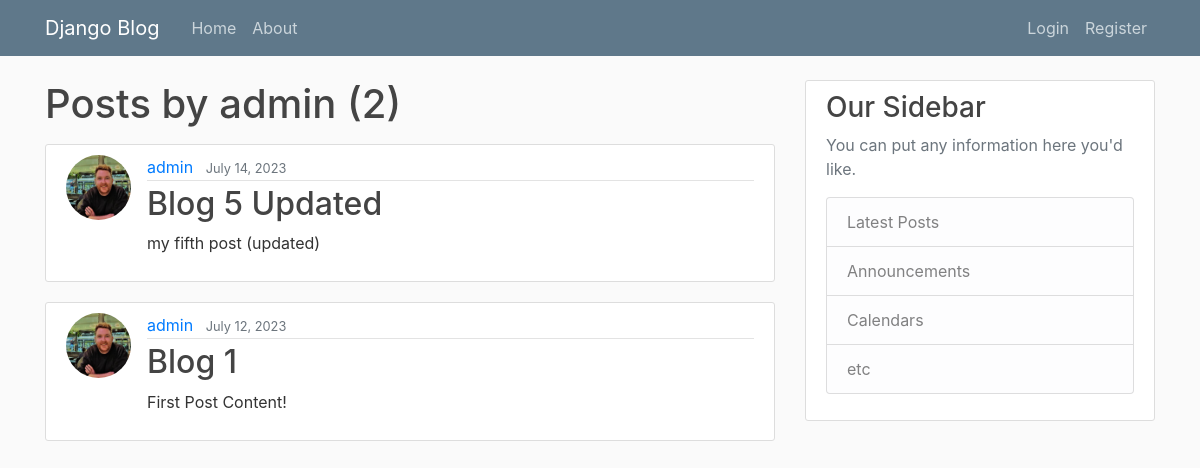
/user/admin, run on an earlier commit of the app's database.
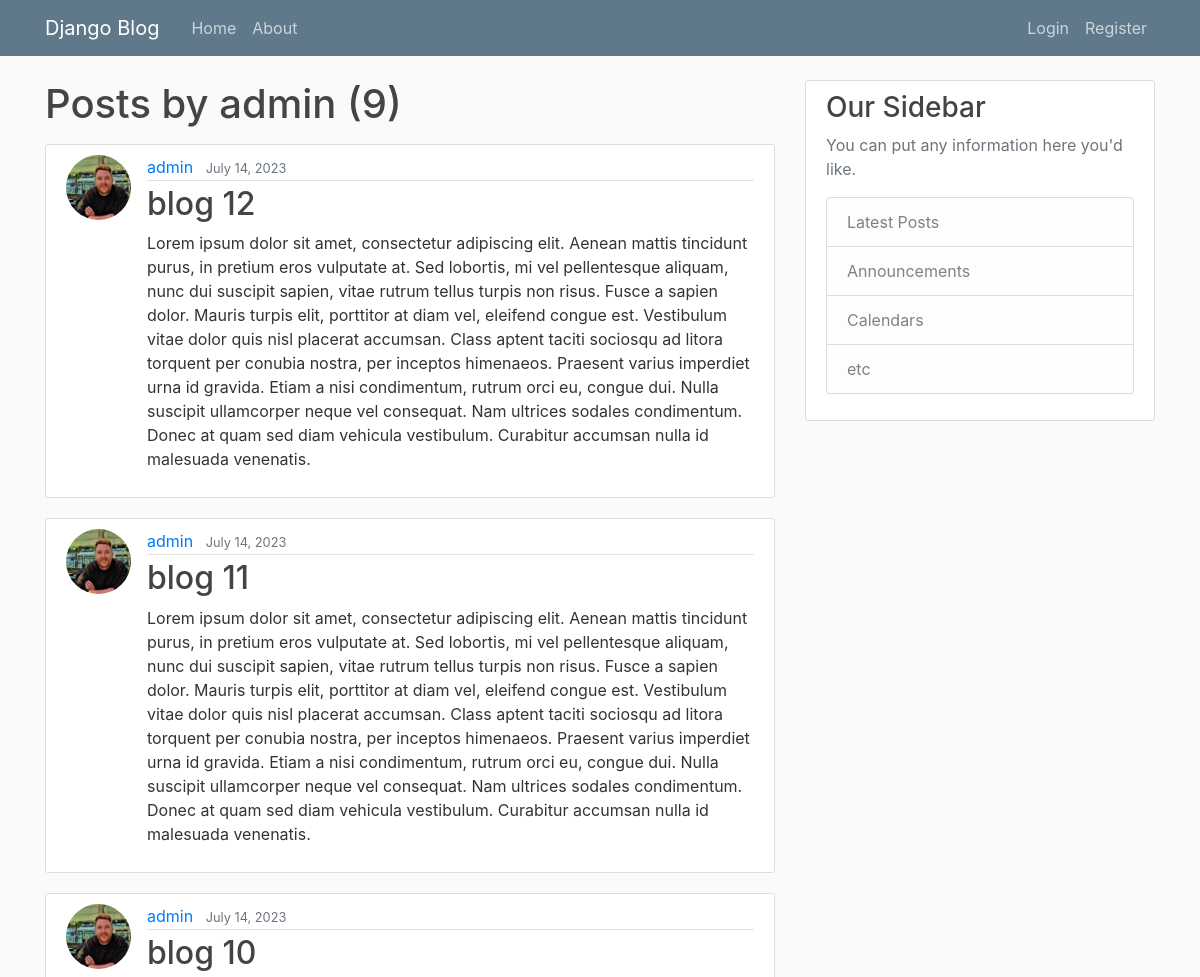
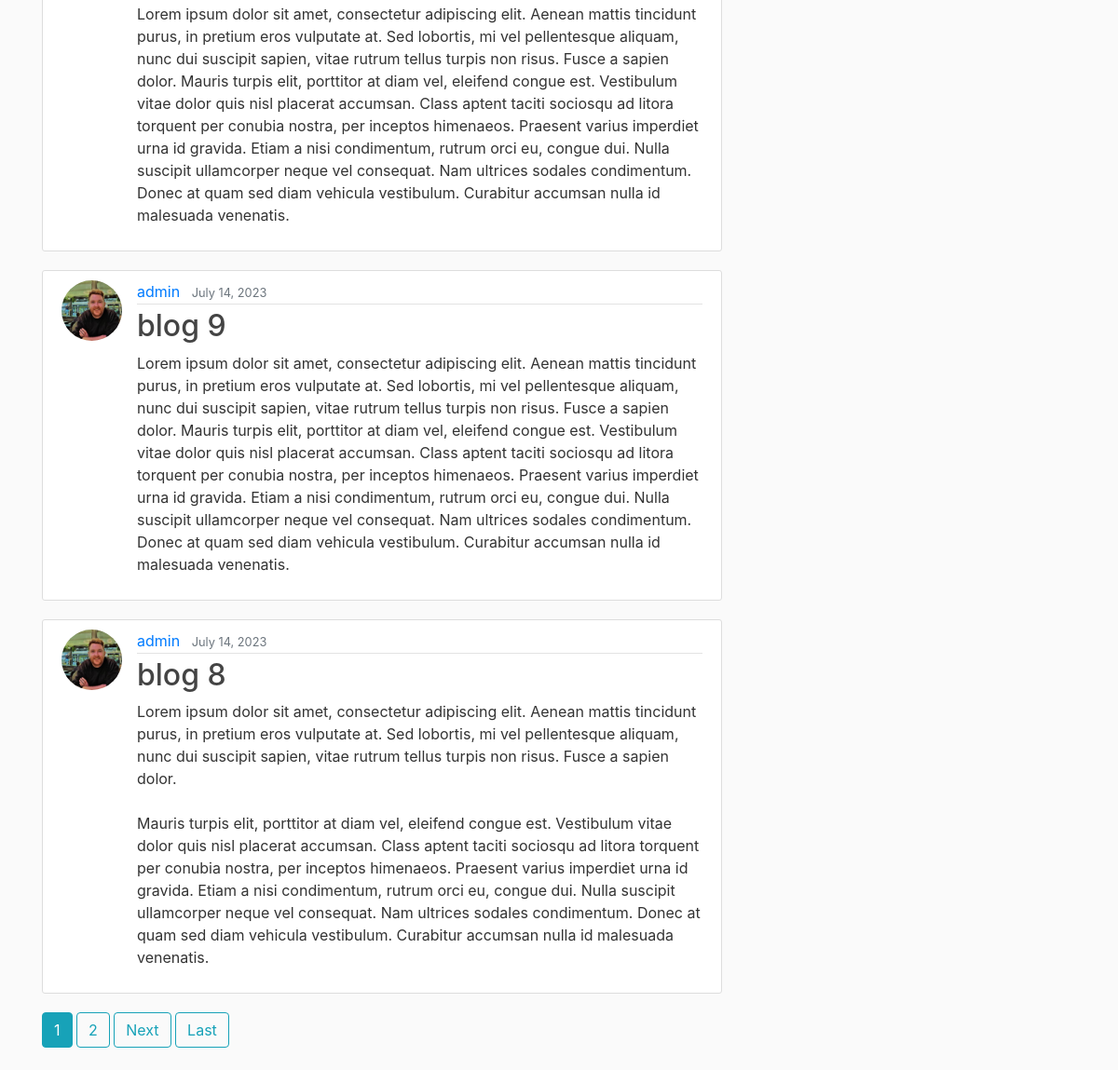
And on a later commit of the database (2 pictures, top to bottom).
### blog/models.py (models this page shows, shortened)
class Post(models.Model):
    title = models.CharField(max_length=100)
    content = models.TextField()
    date_posted = models.DateTimeField(default=timezone.now)
    author = models.ForeignKey(User, on_delete=models.CASCADE)

### users/models.py (models this page shows, shortened)
class Profile(models.Model):
    user = models.OneToOneField(User, on_delete=models.CASCADE)
    image = models.ImageField(default='default.jpg', upload_to='profile_pics')

### blog/views.py (the view)
# urls.py: path('user/<str:username>', UserPostListView.as_view(), name='user-posts'),
class UserPostListView(ListView):
    model = Post
    template_name = 'blog/user_posts.html'
    context_object_name = 'posts'
    paginate_by = 5
    def get_queryset(self):
        user = get_object_or_404(User, username=self.kwargs.get('username'))
        return Post.objects.filter(author=user).order_by('-date_posted')

### blog/templates/blog/user_posts.html (shortened to what this page needs)
{% extends "blog/base.html" %}
{% block content %}
    <h1 class="mb-3">Posts by {{ view.kwargs.username }} ({{ page_obj.paginator.count }})</h1>
    {% for post in posts %}
        <article class="media content-section">
          <img class="rounded-circle article-img" src="{{ post.author.profile.image.url }}">
          <div class="media-body">
            <div class="article-metadata">
              <a class="mr-2" href="{% url 'user-posts' post.author.username %}">{{ post.author }}</a>
              <small class="text-muted">{{ post.date_posted|date:"F d, Y" }}</small>
            </div>
            <h2><a class="article-title" href="{% url 'post-detail' post.id %}">{{ post.title }}</a></h2>
            <p class="article-content">{{ post.content }}</p>
          </div>
        </article>
    {% endfor %}
    {% if is_paginated %}
      {% for num in page_obj.paginator.page_range %}
        {% if page_obj.number == num %}
          <a class="btn btn-info mb-4" href="?page={{ num }}">{{ num }}</a>
        {% elif num > page_obj.number|add:'-3' and num < page_obj.number|add:'3' %}
          <a class="btn btn-outline-info mb-4" href="?page={{ num }}">{{ num }}</a>
        {% endif %}
      {% endfor %}
      {% if page_obj.has_next %}
        <a class="btn btn-outline-info mb-4" href="?page={{ page_obj.next_page_number }}">Next</a>
        <a class="btn btn-outline-info mb-4" href="?page={{ page_obj.paginator.num_pages }}">Last</a>
      {% endif %}
    {% endif %}
{% endblock content %}

What changed in the data, as far as the page shows it:
no longer on this page (row unchanged): Post: author.profile.image (picture), author "admin", date_posted "July 14, 2023", title "Blog 5 Updated", content "my fifth post (updated)"
no longer on this page (row unchanged): Post: author.profile.image (picture), author "admin", date_posted "July 12, 2023", title "Blog 1", content "First Post Content!"
added Post: author.profile.image (picture), author "admin", date_posted "July 14, 2023", title "blog 12", content "Lorem ipsum dolor sit amet, consectetur adipiscing elit. Aenean mattis tincidunt purus, in pretium eros vulputate at. Sed lobortis, mi vel pellentesque aliquam, nunc dui suscipit sapien, vitae rutrum tellus turpis non risus. Fusce a sapien dolor. Mauris turpis elit, porttitor at diam vel, eleifend congue est. Vestibulum vitae dolor quis nisl placerat accumsan. Class aptent taciti sociosqu ad litora torquent per conubia nostra, per inceptos himenaeos. Praesent varius imperdiet urna id gravida. Etiam a nisi condimentum, rutrum orci eu, congue dui. Nulla suscipit ullamcorper neque vel consequat. Nam ultrices sodales condimentum. Donec at quam sed diam vehicula vestibulum. Curabitur accumsan…"
added Post: author.profile.image (picture), author "admin", date_posted "July 14, 2023", title "blog 11", content "Lorem ipsum dolor sit amet, consectetur adipiscing elit. Aenean mattis tincidunt purus, in pretium eros vulputate at. Sed lobortis, mi vel pellentesque aliquam, nunc dui suscipit sapien, vitae rutrum tellus turpis non risus. Fusce a sapien dolor. Mauris turpis elit, porttitor at diam vel, eleifend congue est. Vestibulum vitae dolor quis nisl placerat accumsan. Class aptent taciti sociosqu ad litora torquent per conubia nostra, per inceptos himenaeos. Praesent varius imperdiet urna id gravida. Etiam a nisi condimentum, rutrum orci eu, congue dui. Nulla suscipit ullamcorper neque vel consequat. Nam ultrices sodales condimentum. Donec at quam sed diam vehicula vestibulum. Curabitur accumsan…"
added Post: author.profile.image (picture), author "admin", date_posted "July 14, 2023", title "blog 10", content "Lorem ipsum dolor sit amet, consectetur adipiscing elit. Aenean mattis tincidunt purus, in pretium eros vulputate at. Sed lobortis, mi vel pellentesque aliquam, nunc dui suscipit sapien, vitae rutrum tellus turpis non risus. Fusce a sapien dolor. Mauris turpis elit, porttitor at diam vel, eleifend congue est. Vestibulum vitae dolor quis nisl placerat accumsan. Class aptent taciti sociosqu ad litora torquent per conubia nostra, per inceptos himenaeos. Praesent varius imperdiet urna id gravida. Etiam a nisi condimentum, rutrum orci eu, congue dui. Nulla suscipit ullamcorper neque vel consequat. Nam ultrices sodales condimentum. Donec at quam sed diam vehicula vestibulum. Curabitur accumsan…"
added Post: author.profile.image (picture), author "admin", date_posted "July 14, 2023", title "blog 9", content "Lorem ipsum dolor sit amet, consectetur adipiscing elit. Aenean mattis tincidunt purus, in pretium eros vulputate at. Sed lobortis, mi vel pellentesque aliquam, nunc dui suscipit sapien, vitae rutrum tellus turpis non risus. Fusce a sapien dolor. Mauris turpis elit, porttitor at diam vel, eleifend congue est. Vestibulum vitae dolor quis nisl placerat accumsan. Class aptent taciti sociosqu ad litora torquent per conubia nostra, per inceptos himenaeos. Praesent varius imperdiet urna id gravida. Etiam a nisi condimentum, rutrum orci eu, congue dui. Nulla suscipit ullamcorper neque vel consequat. Nam ultrices sodales condimentum. Donec at quam sed diam vehicula vestibulum. Curabitur accumsan…"
added Post: author.profile.image (picture), author "admin", date_posted "July 14, 2023", title "blog 8", content "Lorem ipsum dolor sit amet, consectetur adipiscing elit. Aenean mattis tincidunt purus, in pretium eros vulputate at. Sed lobortis, mi vel pellentesque aliquam, nunc dui suscipit sapien, vitae rutrum tellus turpis non risus. Fusce a sapien dolor. Mauris turpis elit, porttitor at diam vel, eleifend congue est. Vestibulum vitae dolor quis nisl placerat accumsan. Class aptent taciti sociosqu ad litora torquent per conubia nostra, per inceptos himenaeos. Praesent varius imperdiet urna id gravida. Etiam a nisi condimentum, rutrum orci eu, congue dui. Nulla suscipit ullamcorper neque vel consequat. Nam ultrices sodales condimentum. Donec at quam sed diam vehicula vestibulum. Curabitur accumsan…"
Also different on the page:
{{ page_obj.paginator.count }}: "2" → "9"
new list line: "1"
new list line: "2"
text now shown: "Next Last"
